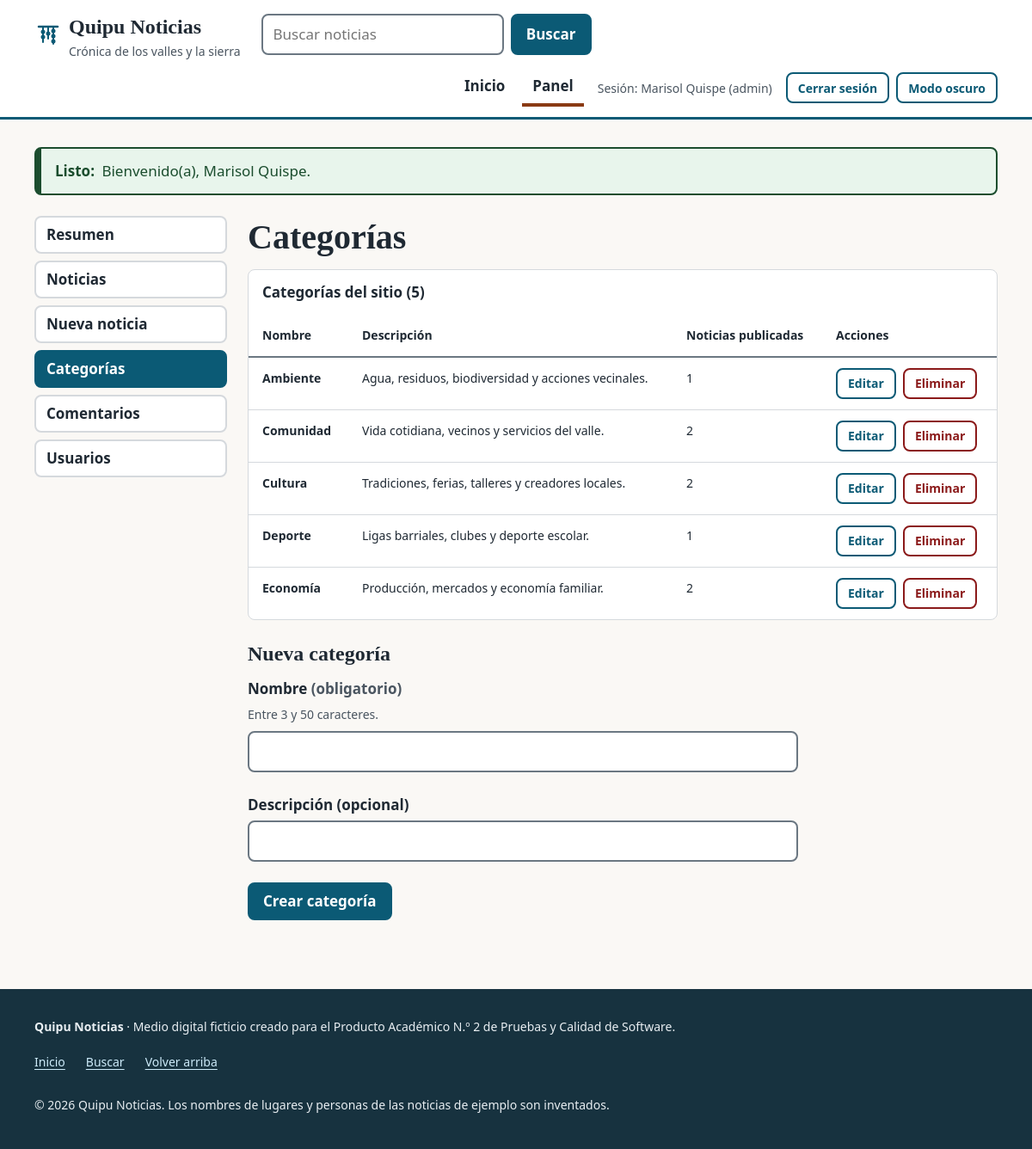
/admin/categorias.php (signed in), run on the app's committed database.
### tables this page shows
CREATE TABLE usuarios (
    id             INT UNSIGNED NOT NULL AUTO_INCREMENT,
    nombre         VARCHAR(60)  NOT NULL,
    email          VARCHAR(120) NOT NULL,
    password_hash  VARCHAR(255) NOT NULL,
    rol            ENUM('admin','autor','lector') NOT NULL DEFAULT 'lector',
    activo         TINYINT(1)   NOT NULL DEFAULT 1,
    creado_en      DATETIME     NOT NULL,
    ultimo_acceso  DATETIME     NULL,
    PRIMARY KEY (id),
    UNIQUE KEY uq_usuarios_email (email),
    KEY idx_usuarios_rol (rol, activo)
);

CREATE TABLE categorias (
    id           INT UNSIGNED NOT NULL AUTO_INCREMENT,
    nombre       VARCHAR(50)  NOT NULL,
    slug         VARCHAR(60)  NOT NULL,
    descripcion  VARCHAR(200) NOT NULL DEFAULT '',
    PRIMARY KEY (id),
    UNIQUE KEY uq_categorias_nombre (nombre),
    UNIQUE KEY uq_categorias_slug (slug)
);

### src/helpers.php (called while the page is built, shortened)
<?php
function e(?string $texto): string
{
    return htmlspecialchars((string) $texto, ENT_QUOTES | ENT_SUBSTITUTE, 'UTF-8');
}
function url(string $ruta = ''): string
{
    $base = rtrim((string) Config::get('APP_BASE', ''), '/');
    return $base . '/' . ltrim($ruta, '/');
}
function asset(string $ruta): string
{
    $archivo = QUIPU_ROOT . '/public/assets/' . ltrim($ruta, '/');
    $version = is_file($archivo) ? (string) filemtime($archivo) : '1';
    return url('assets/' . ltrim($ruta, '/')) . '?v=' . $version;
}
function usuario_actual(): ?array
{
    try {
        return \Quipu\Core\Auth::usuario();
    } catch (\Throwable) {
        return null;
    }
}
function mensajes_flash(): array
{
    $mensajes = $_SESSION['_flash'] ?? [];
    return $mensajes;
}
function entero_param(string $campo, string $origen = 'GET'): int
{
    $fuente = $origen === 'POST' ? $_POST : $_GET;
    $v = $fuente[$campo] ?? '';
    return (is_string($v) && ctype_digit($v) && strlen($v) <= 10) ? (int) $v : 0;
}
function attr_campo(string $campo, array $errores, string ...$ayudas): string
{
    $ids = $ayudas;
    $atributos = '';
    if ($ids !== []) {
        $atributos .= ' aria-describedby="' . e(implode(' ', $ids)) . '"';
    }
    return $atributos;
}

### src/Core/Config.php (called while the page is built, shortened)
<?php
final class Config
{
    private static array $valores = [];
    public static function cargar(string $raiz): void
    {
        self::$valores = [];
    }
    public static function get(string $clave, ?string $porDefecto = null): ?string
    {
        $entorno = getenv($clave);
        return self::$valores[$clave] ?? $porDefecto;
    }
}

### src/Core/Auth.php (called while the page is built, shortened)
<?php
final class Auth
{
    private static array|null|false $actual = false;
    public static function usuario(): ?array
    {
        if (self::$actual !== false) {
            return self::$actual;
        }
        $id = $_SESSION['uid'] ?? null;
        $usuario = (new UsuarioRepository(Database::conexion()))->porId($id);
        unset($usuario['password_hash']);
        return self::$actual = $usuario;
    }
    public static function requerirLogin(): array
    {
        $usuario = self::usuario();
        return $usuario;
    }
    public static function requerirRol(array $roles): array
    {
        $usuario = self::requerirLogin();
        return $usuario;
    }
}

### src/autoload.php (called while the page is built, shortened)
<?php
spl_autoload_register(static function (string $clase): void {
    $prefijo = 'Quipu\\';
    $relativa = substr($clase, strlen($prefijo));
    $archivo = QUIPU_ROOT . '/src/' . str_replace('\\', '/', $relativa) . '.php';
});
require_once __DIR__ . '/helpers.php';

### src/Repository/UsuarioRepository.php (called while the page is built, shortened)
<?php
final class UsuarioRepository
{
    public function porId(int $id): ?array
    {
        $st = $this->pdo->prepare('SELECT * FROM usuarios WHERE id = :id');
        $st->execute([':id' => $id]);
        $fila = $st->fetch();
        return $fila === false ? null : $fila;
    }
}

### src/Core/Database.php (called while the page is built, shortened)
<?php
final class Database
{
    private static ?PDO $pdo = null;
    public static function conexion(): PDO
    {
        if (self::$pdo === null) {
            self::$pdo = self::crear();
        }
        return self::$pdo;
    }
    private static function crear(): PDO
    {
        $driver = Config::get('DB_DRIVER', 'mysql');
        try {
            if ($driver === 'sqlite') {
                $ruta = (string) Config::get('DB_SQLITE_PATH', 'database/quipu_dev.sqlite');
                if ($ruta !== ':memory:' && !str_starts_with($ruta, '/')) {
                    $ruta = QUIPU_ROOT . '/' . $ruta;
                }
                $pdo = new PDO('sqlite:' . $ruta);
                $pdo->exec('PRAGMA foreign_keys = ON');
            } elseif ($driver === 'mysql') {
                $dsn = sprintf(
                    'mysql:host=%s;port=%d;dbname=%s;charset=utf8mb4',
                    Config::get('DB_HOST', '127.0.0.1'),
                    Config::entero('DB_PORT', 3306),
                    Config::get('DB_NAME', 'quipu_noticias')
                );
                $pdo = new PDO($dsn, (string) Config::get('DB_USER', 'root'), (string) Config::get('DB_PASS', ''));
            } else {
                throw new RuntimeException('DB_DRIVER no soportado: ' . $driver);
            }
        } catch (PDOException $e) {
            error_log('[Quipu] Error de conexión a la base de datos: ' . $e->getMessage());
            throw new RuntimeException('No se pudo conectar con la base de datos.');
        }
        $pdo->setAttribute(PDO::ATTR_ERRMODE, PDO::ERRMODE_EXCEPTION);
        $pdo->setAttribute(PDO::ATTR_DEFAULT_FETCH_MODE, PDO::FETCH_ASSOC);
        $pdo->setAttribute(PDO::ATTR_EMULATE_PREPARES, false);
        return $pdo;
    }
}

### src/Core/Permisos.php (called while the page is built, shortened)
<?php
final class Permisos
{
    public static function puedeEntrarAlPanel(?array $usuario): bool
    {
        return $usuario !== null && in_array($usuario['rol'] ?? null, ['admin', 'autor'], true);
    }
}

### src/Repository/CategoriaRepository.php (called while the page is built, shortened)
<?php
final class CategoriaRepository
{
    public function conConteo(): array
    {
        $sql = "SELECT c.id, c.nombre, c.slug, c.descripcion, COUNT(n.id) AS total
                FROM categorias c
                LEFT JOIN noticias n ON n.categoria_id = c.id AND n.estado = 'publicada'
                GROUP BY c.id, c.nombre, c.slug, c.descripcion
                ORDER BY c.nombre";
        return $this->pdo->query($sql)->fetchAll();
    }
}

### templates/parciales/resumen_errores.php (called while the page is built, shortened)
<?php
$errores = $errores ?? [];
$general = $general ?? null;
if ($errores === [] && $general === null) {
    return;
}
?>

### public/admin/categorias.php (the view, shortened to what this page needs)
<?php
$usuario = Auth::requerirRol(['admin']);
$repo = new CategoriaRepository(Database::conexion());
$errores = [];
$editarId = entero_param('editar');
$enEdicion = $editarId > 0 ? $repo->porId($editarId) : null;
$datos = [
    'nombre' => $enEdicion['nombre'] ?? '',
    'descripcion' => $enEdicion['descripcion'] ?? '',
];
$lista = $repo->conConteo();
$seccion = 'panel';
require QUIPU_ROOT . '/templates/cabecera.php';
?>
<div class="panel">
    <?php require QUIPU_ROOT . '/templates/admin_nav.php'; ?>
    <div class="panel__contenido">
        <h1>Categorías</h1>
        <div class="tabla-contenedor" role="region" aria-labelledby="cap-categorias" tabindex="0">
            <table class="tabla">
                <caption id="cap-categorias">Categorías del sitio (<?= count($lista) ?>)</caption>
                <thead>
                    <tr><th scope="col">Nombre</th><th scope="col">Descripción</th><th scope="col">Noticias publicadas</th><th scope="col">Acciones</th></tr>
                </thead>
                <tbody>
                <?php foreach ($lista as $c): ?>
                    <tr>
                        <th scope="row"><?= e($c['nombre']) ?></th>
                        <td><?= e($c['descripcion']) ?></td>
                        <td><?= (int) $c['total'] ?></td>
                        <td>
                            <div class="acciones">
                                <a class="boton boton--secundario boton--chico" href="<?= e(url('admin/categorias.php?editar=' . (int) $c['id'])) ?>#nombre"
                                   aria-label="Editar la categoría: <?= e($c['nombre']) ?>">Editar</a>
                                <form method="post" action="<?= e(url('admin/categorias.php')) ?>"
                                      data-confirmar="¿Eliminar la categoría «<?= e($c['nombre']) ?>»?">
                                    <button class="boton boton--peligro boton--chico" type="submit"
                                            aria-label="Eliminar la categoría: <?= e($c['nombre']) ?>">Eliminar</button>
                                </form>
                            </div>
                        </td>
                    </tr>
                <?php endforeach; ?>
                </tbody>
            </table>
        </div>
        <h2 id="titulo-form-categoria"><?= $enEdicion !== null ? 'Editar categoría' : 'Nueva categoría' ?></h2>
        <form class="formulario" method="post" action="<?= e(url('admin/categorias.php') . ($enEdicion !== null ? '?editar=' . (int) $enEdicion['id'] : '')) ?>"
              aria-labelledby="titulo-form-categoria">
            <?php $general = null; require QUIPU_ROOT . '/templates/parciales/resumen_errores.php'; ?>
            <div class="campo">
                <label class="campo__etiqueta" for="nombre">Nombre <span class="texto-suave">(obligatorio)</span></label>
                <p class="campo__ayuda" id="nombre-ayuda">Entre <?= Validador::CATEGORIA_MIN ?> y <?= Validador::CATEGORIA_MAX ?> caracteres.</p>
                <input class="entrada" type="text" id="nombre" name="nombre" value="<?= e($datos['nombre']) ?>" required
                       maxlength="<?= Validador::CATEGORIA_MAX ?>" <?= attr_campo('nombre', $errores, 'nombre-ayuda') ?>>
            </div>
            <div class="campo">
                <label class="campo__etiqueta" for="descripcion">Descripción (opcional)</label>
                <input class="entrada" type="text" id="descripcion" name="descripcion" value="<?= e($datos['descripcion']) ?>"
                       maxlength="200" <?= attr_campo('descripcion', $errores) ?>>
            </div>
            <div class="acciones">
                <button class="boton" type="submit"><?= $enEdicion !== null ? 'Guardar cambios' : 'Crear categoría' ?></button>
            </div>
        </form>
    </div>
</div>
<?php require QUIPU_ROOT . '/templates/pie.php'; ?>

### templates/cabecera.php (shortened to what this page needs)
<?php
$usuarioNav = usuario_actual();
$seccion = $seccion ?? '';
$actual = static fn (string $nombre): string => $seccion === $nombre ? ' aria-current="page"' : '';
?>
<!DOCTYPE html>
<html lang="es">
<head>
    <link rel="stylesheet" href="<?= e(asset('css/estilo.css')) ?>">
</head>
<body>
<header class="cabecera">
    <div class="contenedor cabecera__interior">
        <a class="marca" href="<?= e(url('index.php')) ?>">
            <span>Quipu Noticias<span class="marca__sub">Crónica de los valles y la sierra</span></span>
        </a>
        <form class="buscador" role="search" action="<?= e(url('buscar.php')) ?>" method="get">
            <input class="entrada" type="search" id="q-cabecera" name="q" maxlength="60" placeholder="Buscar noticias" autocomplete="off">
            <button class="boton" type="submit">Buscar</button>
        </form>
        <nav class="nav" aria-label="Principal">
            <ul class="nav__lista">
                <li><a class="nav__enlace" href="<?= e(url('index.php')) ?>"<?= $actual('inicio') ?>>Inicio</a></li>
                <?php if ($usuarioNav === null): ?>
                    <li><a class="nav__enlace" href="<?= e(url('login.php')) ?>"<?= $actual('login') ?>>Ingresar</a></li>
                    <li><a class="nav__enlace" href="<?= e(url('registro.php')) ?>"<?= $actual('registro') ?>>Crear cuenta</a></li>
                <?php else: ?>
                    <?php if (Permisos::puedeEntrarAlPanel($usuarioNav)): ?>
                        <li><a class="nav__enlace" href="<?= e(url('admin/index.php')) ?>"<?= $actual('panel') ?>>Panel</a></li>
                    <?php endif; ?>
                    <li class="nav__usuario">Sesión: <?= e($usuarioNav['nombre']) ?> (<?= e($usuarioNav['rol']) ?>)</li>
                    <li>
                        <form action="<?= e(url('logout.php')) ?>" method="post">
                            <button class="boton boton--secundario boton--chico" type="submit">Cerrar sesión</button>
                        </form>
                    </li>
                <?php endif; ?>
                <li>
                    <button class="boton boton--secundario boton--chico interruptor" type="button" data-tema-interruptor aria-pressed="false" hidden>Modo oscuro</button>
                </li>
            </ul>
        </nav>
    </div>
</header>
<main id="contenido" class="contenedor principal" tabindex="-1">
<?php foreach (mensajes_flash() as $mensaje):
    $rol = $mensaje['tipo'] === 'error' ? 'alert' : 'status';
    $prefijo = match ($mensaje['tipo']) {
        'error' => 'Error:',
        'exito' => 'Listo:',
        default => 'Aviso:',
    };
    ?>
    <p class="aviso aviso--<?= e($mensaje['tipo']) ?>" role="<?= $rol ?>"><strong><?= e($prefijo) ?></strong> <?= e($mensaje['texto']) ?></p>
<?php endforeach; ?>

### data on the page
usuarios: nombre "Marisol Quispe", rol "admin"
categorias: nombre "Ambiente", descripcion "Agua, residuos, biodiversidad y acciones vecinales.", total "1"
categorias: nombre "Comunidad", descripcion "Vida cotidiana, vecinos y servicios del valle.", total "2"
categorias: nombre "Cultura", descripcion "Tradiciones, ferias, talleres y creadores locales.", total "2"
categorias: nombre "Deporte", descripcion "Ligas barriales, clubes y deporte escolar.", total "1"
categorias: nombre "Economía", descripcion "Producción, mercados y economía familiar.", total "2"

### other printed values
$prefijo "Listo:"
$mensaje['texto'] "Bienvenido(a), Marisol Quispe."
count($lista) "5"
Validador::CATEGORIA_MIN "3"
Validador::CATEGORIA_MAX "50"
